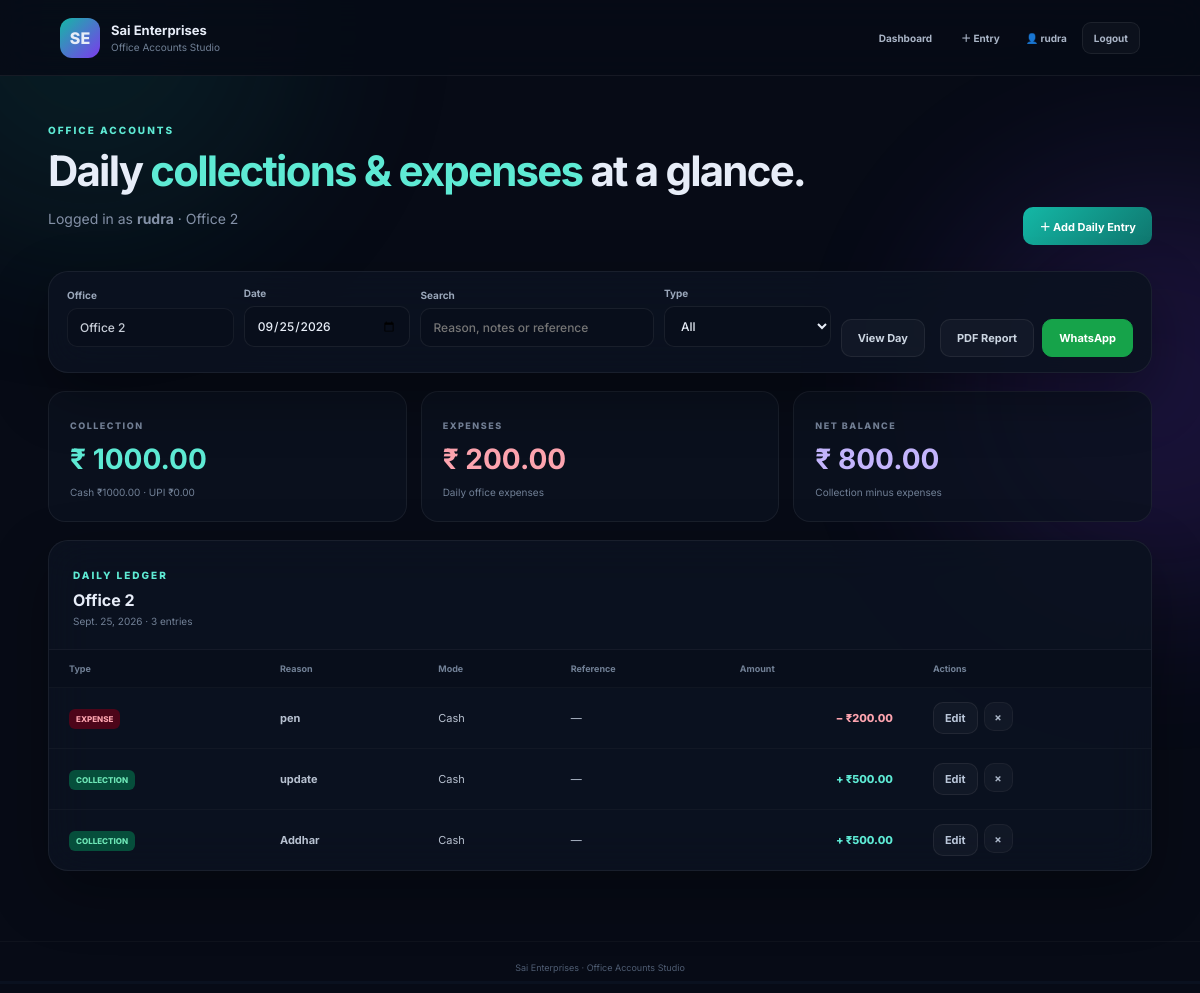
Screenshot of / (signed in) with the database file from the repository.
### accounts/models.py (models this page shows, shortened)
class Office(models.Model):
    name = models.CharField(max_length=120)
    address = models.TextField(blank=True)
    phone = models.CharField(max_length=30, blank=True)
    whatsapp = models.CharField(max_length=30, blank=True)
    active = models.BooleanField(default=True)
    class Meta:
        ordering = ["name"]

class DailyEntry(models.Model):
    ENTRY_TYPES = [
        ("collection", "Collection"),
        ("expense", "Expense"),
    ]
    PAYMENT_MODES = [
        ("cash", "Cash"),
        ("upi", "UPI"),
    ]
    office = models.ForeignKey(
        Office,
        on_delete=models.CASCADE,
        related_name="entries",
    )
    entry_date = models.DateField()
    entry_type = models.CharField(max_length=20, choices=ENTRY_TYPES)
    amount = models.DecimalField(max_digits=12, decimal_places=2)
    payment_mode = models.CharField(max_length=10, choices=PAYMENT_MODES)
    reason = models.CharField(max_length=255)
    notes = models.TextField(blank=True)
    reference = models.CharField(max_length=100, blank=True)
    created_at = models.DateTimeField(auto_now_add=True)
    class Meta:
        ordering = ["-entry_date", "-created_at"]
        indexes = [
            models.Index(
                fields=["office", "entry_date"],
                name="dailyentry_office_date_idx",
            ),
            models.Index(
                fields=["entry_type", "entry_date"],
                name="dailyentry_type_date_idx",
            ),
        ]

### accounts/views.py (the view)
# urls.py: path("", views.dashboard, name="dashboard"),
@login_required
def dashboard(request):
    global_admin = is_global_admin(request.user)
    if global_admin:
        offices = Office.objects.filter(active=True).order_by("name")
        office_id = request.GET.get("office")
        if office_id:
            office = get_allowed_office(request.user, office_id)
        else:
            office = offices.first()
    else:
        office = assigned_office(request.user)
        offices = Office.objects.none()
    selected_date = _selected_date(request)
    entries = DailyEntry.objects.none()
    if office:
        entries = DailyEntry.objects.filter(
            office=office,
            entry_date=selected_date,
        )
    q = (request.GET.get("q") or "").strip()
    entry_type = (request.GET.get("type") or "").strip()
    payment_mode = (request.GET.get("payment") or "").strip()
    if q:
        entries = entries.filter(
            Q(reason__icontains=q) |
            Q(notes__icontains=q) |
            Q(reference__icontains=q)
        )
    if entry_type in ("collection", "expense"):
        entries = entries.filter(entry_type=entry_type)
    if payment_mode in ("cash", "upi"):
        entries = entries.filter(payment_mode=payment_mode)
    entries = entries.order_by("-created_at")
    collection = (
        entries.filter(entry_type="collection")
        .aggregate(total=Sum("amount"))["total"]
        or Decimal("0.00")
    )
    expense = (
        entries.filter(entry_type="expense")
        .aggregate(total=Sum("amount"))["total"]
        or Decimal("0.00")
    )
    cash_collection = (
        entries.filter(
            entry_type="collection",
            payment_mode="cash",
        ).aggregate(total=Sum("amount"))["total"]
        or Decimal("0.00")
    )
    upi_collection = (
        entries.filter(
            entry_type="collection",
            payment_mode="upi",
        ).aggregate(total=Sum("amount"))["total"]
        or Decimal("0.00")
    )
    context = {
        "offices": offices,
        "selected_office": office,
        "selected_date": selected_date,
        "entries": entries,
        "collection": collection,
        "cash_collection": cash_collection,
        "upi_collection": upi_collection,
        "expense": expense,
        "balance": collection - expense,
        "entry_count": entries.count(),
        "is_global_admin": global_admin,
        "staff_office": None if global_admin else office,
        "q": q,
        "selected_type": entry_type,
        "selected_payment": payment_mode,
    }
    return render(request, "accounts/dashboard.html", context)

### accounts/access.py (called while the page is built)
def is_global_admin(user):
    return bool(
        user.is_authenticated and user.is_superuser
    )

def assigned_office(user):
    if not user.is_authenticated or is_global_admin(user):
        return None
    try:
        profile = user.staff_profile
    except StaffProfile.DoesNotExist:
        return None
    if not profile.is_active or not profile.office.active:
        return None
    return profile.office

### accounts/views.py (called while the page is built)
def _selected_date(request):
    value = request.GET.get("date") or request.POST.get("date")
    parsed = parse_date(value or "")
    return parsed or timezone.localdate()

### accounts/templates/accounts/dashboard.html (shortened to what this page needs)
{% extends "accounts/base.html" %}
{% block content %}
<section class="hero">
    <div>
        <span class="eyebrow">OFFICE ACCOUNTS</span>
        <h1>
            Daily <em>collections & expenses</em> at a glance.
        </h1>
        {% if staff_office %}
            <p>
                Logged in as
                <strong>{{ request.user.get_username }}</strong>
                · {{ staff_office.name }}
            </p>
        {% else %}
            <p>
                Track cash and UPI collections, daily expenses and office reports.
            </p>
        {% endif %}
    </div>
    <a class="primary" href="{% url 'add_entry' %}">
        ＋ Add Daily Entry
    </a>
</section>
{% if selected_office %}
<section class="panel toolbar">
    <form class="filter" method="get">
        {% if is_global_admin %}
            <label>
                Office
                <select name="office">
                    {% for o in offices %}
                        <option value="{{ o.id }}" {% if selected_office and selected_office.id == o.id %}selected{% endif %}>
                            {{ o.name }}
                        </option>
                    {% endfor %}
                </select>
            </label>
        {% else %}
            <label>
                Office
                <input value="{{ selected_office.name }}" readonly>
            </label>
        {% endif %}
        <label>
            Date
            <input
                type="date"
                name="date"
                value="{{ selected_date|date:'Y-m-d' }}"
            >
        </label>
        <label class="search-field">
            Search
            <input
                type="search"
                name="q"
                value="{{ q }}"
                placeholder="Reason, notes or reference"
            >
        </label>
        <label>
            Type
            <select name="type">
                <option value="" {% if not selected_type %}selected{% endif %}>All</option>
            </select>
        </label>
        <button class="ghost" type="submit">
            View Day
        </button>
    </form>
    {% if selected_office %}
        <div class="actions toolbar-actions">
            <a
                class="ghost"
                href="{% url 'daily_pdf' selected_office.id %}?date={{ selected_date|date:'Y-m-d' }}"
            >
                PDF Report
            </a>
            <a
                class="wa"
                href="{% url 'whatsapp_daily' selected_office.id %}?date={{ selected_date|date:'Y-m-d' }}"
            >
                WhatsApp
            </a>
        </div>
    {% endif %}
</section>
<section class="cards">
    <div class="stat">
        <span>COLLECTION</span>
        <strong>₹ {{ collection|floatformat:2 }}</strong>
        <small>
            Cash ₹{{ cash_collection|floatformat:2 }}
            · UPI ₹{{ upi_collection|floatformat:2 }}
        </small>
    </div>
    <div class="stat">
        <span>EXPENSES</span>
        <strong class="red">₹ {{ expense|floatformat:2 }}</strong>
        <small>Daily office expenses</small>
    </div>
    <div class="stat">
        <span>NET BALANCE</span>
        <strong class="purple">₹ {{ balance|floatformat:2 }}</strong>
        <small>Collection minus expenses</small>
    </div>
</section>
<section class="panel table-panel">
    <div class="head">
        <div>
            <span class="eyebrow">DAILY LEDGER</span>
            <h2>{{ selected_office.name }}</h2>
            <p>
                {{ selected_date }}
                ·
                {{ entry_count }} entries
            </p>
        </div>
    </div>
    {% if entries %}
        <div class="scroll">
            <table>
                <thead>
                    <tr>
                        <th>Type</th>
                        <th>Reason</th>
                        <th>Mode</th>
                        <th>Reference</th>
                        <th>Amount</th>
                        <th>Actions</th>
                    </tr>
                </thead>
                <tbody>
                    {% for e in entries %}
                        <tr>
                            <td>
                                <span class="pill {{ e.entry_type }}">
                                    {{ e.get_entry_type_display }}
                                </span>
                            </td>
                            <td>
                                <b>{{ e.reason }}</b>
                            </td>
                            <td>
                                {{ e.get_payment_mode_display }}
                            </td>
                            <td>
                                {{ e.reference|default:"—" }}
                            </td>
                            <td class="amt {% if e.entry_type == 'expense' %}red{% else %}green{% endif %}">
                                {% if e.entry_type == 'expense' %}
                                    −
                                {% else %}
                                    +
                                {% endif %}
                                ₹{{ e.amount|floatformat:2 }}
                            </td>
                            <td>
                                <div class="row-actions">
                                    <a
                                        class="small-action"
                                        href="{% url 'edit_entry' e.id %}"
                                    >
                                        Edit
                                    </a>
                                    <form
                                        method="post"
                                        action="{% url 'delete_entry' e.id %}"
                                        onsubmit="return confirm('Delete this entry? This cannot be undone.');"
                                    >
                                        <button
                                            class="icon-btn danger-btn"
                                            type="submit"
                                            title="Delete entry"
                                        >
                                            ×
                                        </button>
                                    </form>
                                </div>
                            </td>
                        </tr>
                    {% endfor %}
                </tbody>
            </table>
        </div>
    {% endif %}
</section>
{% endif %}
{% endblock %}

### accounts/templates/accounts/base.html (shortened to what this page needs)
{% load static %}
<!doctype html>
<html lang="en">
<head>
    <link rel="stylesheet" href="{% static 'accounts/css/style.css' %}">
</head>
<body>
    <div class="aurora a1"></div>
    <div class="aurora a2"></div>
    <header class="topbar">
        <a class="brand-link" href="{% url 'dashboard' %}">
            <div class="brand">
                <div class="brand-mark">SE</div>
                <div>
                    <strong>Sai Enterprises</strong>
                    <span>Office Accounts Studio</span>
                </div>
            </div>
        </a>
        <nav class="nav">
            <a href="{% url 'dashboard' %}">Dashboard</a>
            <a href="{% url 'add_entry' %}">＋ Entry</a>
            {% if request.user.is_authenticated %}
                <span class="nav-user">👤 {{ request.user.username }}</span>
                <a href="{% url 'logout' %}" class="logout-btn">Logout</a>
            {% endif %}
        </nav>
    </header>
    <main class="shell">
        {% block content %}{% endblock %}
    </main>
    <footer>
        Sai Enterprises · Office Accounts Studio
    </footer>
</body>
</html>

### rows the page displays
Office: name "Office 2"
DailyEntry: entry_type "EXPENSE", reason "pen", payment_mode "Cash", reference "—", amount "200.00"
DailyEntry: entry_type "COLLECTION", reason "update", payment_mode "Cash", reference "—", amount "500.00"
DailyEntry: entry_type "COLLECTION", reason "Addhar", payment_mode "Cash", reference "—", amount "500.00"

### other values shown
{{ request.user.username }} "rudra"
{{ request.user.get_username }} "rudra"
{{ collection|floatformat:2 }} "1000.00"
{{ cash_collection|floatformat:2 }} "1000.00"
{{ upi_collection|floatformat:2 }} "0.00"
{{ expense|floatformat:2 }} "200.00"
{{ balance|floatformat:2 }} "800.00"
{{ selected_date }} "Sept. 25, 2026"
{{ entry_count }} "3"
